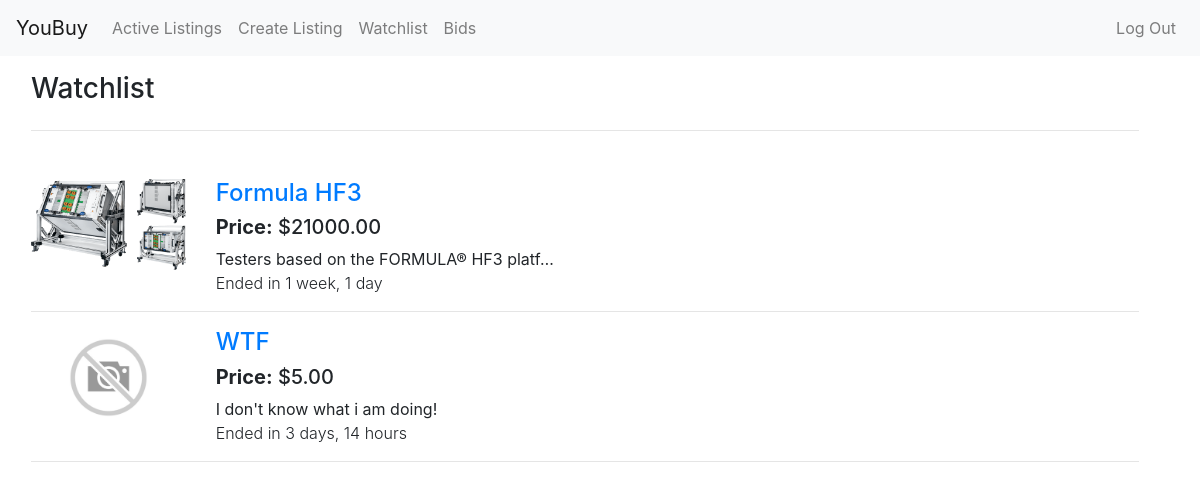
The app's page /watchlist (signed in) with its own data.
### auctions/models.py (models this page shows, shortened)
class Listing(models.Model):
    CATEGORIES_CHOICES = [
        ("fashion", "Fashion"),
        ("electronics", "Electronics"),
        ("home", "Home"),
        ("hobby", "Hobby"),
        ("toys", "Toys"),
        ("other", "Other")
    ]
    title = models.CharField(max_length=64)
    description = models.TextField(blank=False)
    category = models.CharField(max_length=64, choices=CATEGORIES_CHOICES)
    start_price = models.DecimalField(max_digits=13, decimal_places=2)
    price = models.DecimalField(max_digits=13, decimal_places=2)
    image = models.ImageField(upload_to=util.user_directory_path, blank=True)
    start_date = models.DateTimeField()
    end_date = models.DateTimeField()
    owner = models.ForeignKey("User", on_delete=models.CASCADE, related_name="listings")

### auctions/views.py (the view, shortened to what this page needs)
# urls.py: path("watchlist", views.watchlist, name="watchlist"),
def watchlist(request):
    user = User.objects.get(id=request.user.id)
    print(watchlist)
    listings = Listing.objects.filter(
        id__in=user.watchlist.values("listing")
    )
    return render(request, "auctions/watchlist.html", {
        "listings": listings
    })

### auctions/templates/auctions/watchlist.html (shortened to what this page needs)
{% extends "auctions/layout.html" %}
{% block body %}
<div class="container-fluid">
    <div class="row px-3 pt-3">
        <div class="col">
            <ul class="nav">
                <li class="nav-text">
                <h3>Watchlist</h3>
            </ul>
            <hr>
        </div>
    </div>
    <div class="row px-3 pt-3">
        <div class="col">
            {% for listing in listings %}
            <div class="row my-3">
                <div class="col-md-3 col-xl-2">
                    <a href="{% url 'listing' listing.id %}" class="href_img">
                        {% if listing.image %}
                        <img src="{{ listing.image.url }}">
                        {% else %}
                        <img src="{{ MEDIA_URL }}/no_image.jpg">
                        {% endif %}
                    </a>
                </div>
                <div class="col-md-9 col-xl-4">
                    <div>
                        <h4>
                            <a href="{% url 'listing' listing.id %}">
                                {{ listing.title }}
                            </a>
                        </h4>
                    </div>
                    <div>
                        <h5>
                            <b>Price:</b> ${{ listing.price }}
                        </h5>
                    </div>
                    <div class="truncated_description">
                        {{ listing.description }}
                    </div>
                    <div>
                        <span class="font-weight-light">Ended in {{ listing.end_date|timeuntil }}</span>
                    </div>
                </div>
            </div>
            <hr>
            {% empty %}
            There are no listings yet. You can add new!
            {% endfor %}
        </div>
    </div>
</div>
{% endblock %}

### auctions/static/auctions/styles.css (style rules this page uses)
img { width: inherit; }
.row { width: inherit; }
.href_img { display: block; width: inherit; }
.truncated_description { width: inherit; white-space: nowrap; overflow: hidden; text-overflow: ellipsis; }

### records on screen
Listing: image (picture), title "Formula HF3", price "21000.00", description "Testers based on the FORMULA® HF3 platf…", end_date "1 week, 1 day"
Listing: title "WTF", price "5.00", description "I don't know what i am doing!", end_date "3 days, 14 hours"
